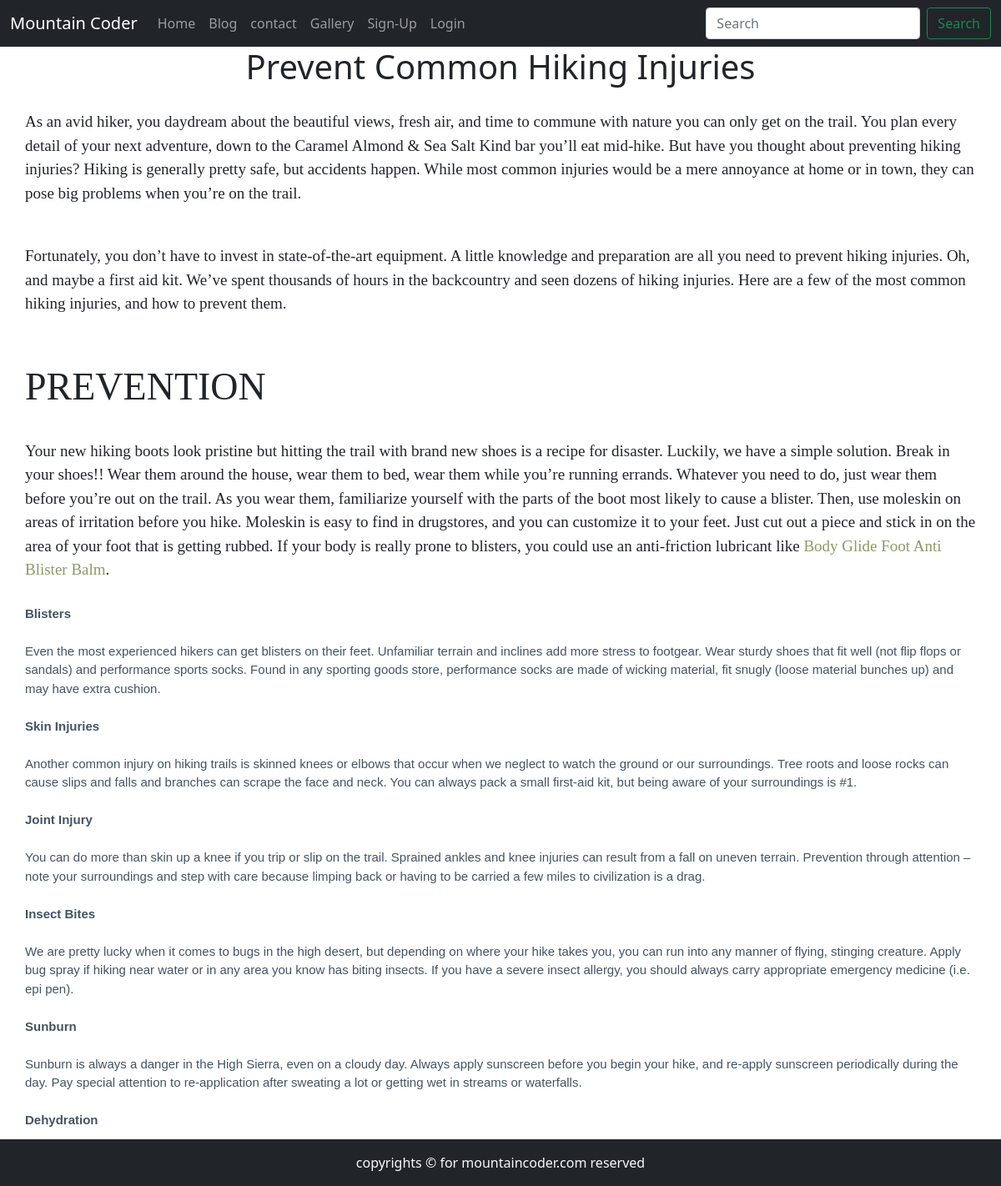
/blogpost/Prevention of injuries, run on the app's committed database.
### blog/models.py (models this page shows)
class Blog(models.Model):
    sno = models.AutoField(primary_key=True)
    title = models.CharField(max_length=200)
    content=models.TextField()
    short_desc=models.CharField(max_length=300,default="")
    slug=models.CharField(max_length=100)
    time=models.DateTimeField(auto_now_add=True)

### blog/views.py (the view)
# urls.py: path('blogpost/<str:slug>', views.blogpost, name='blogpost'),
def blogpost(request,slug):
    blog= Blog.objects.filter(slug=slug).first()
    context={'blog':blog}
    return render(request,'blogpost.html',context)

### templates/blogpost.html (shortened to what this page needs)
{% extends 'base.html' %}
{% block body %}
<div class="container">
 <h1 class="text-center">{{blog.title}}</h1>
<div class="row">
     {{blog.content|safe}}
</div>
</div>
{% endblock body %}

### data on the page
Blog: title "Prevent Common Hiking Injuries", content "As an avid hiker, you daydream about the beautiful views, fresh air, and time to commune with nature you can only get on the trail. You plan every detail of your next adventure, down to the Caramel Almond & Sea Salt Kind bar you’ll eat mid-hike. But have you thought about preventing hiking injuries? Hiking is generally pretty safe, but accidents happen. While most common injuries would be a mere annoyance at home or in town, they can pose big problems when you’re on the trail. Fortunately, you don’t have to invest in state-of-the-art equipment. A little knowledge and preparation are all you need to prevent hiking injuries. Oh, and maybe a first aid kit. We’ve spent thousands of hours in the…"
